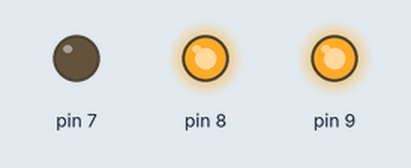
Recording of a sketch running on a simulated Arduino Uno, built with avr-gcc and run on an emulated ATmega328P. On the bench: output pins drawn as LEDs (lit = HIGH).

Above: at 1.0 s.
At 3.0 s:
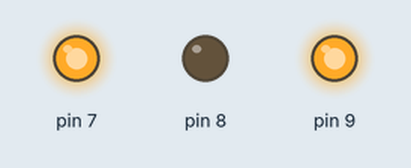
Timing chart, 0 to 4.6 s (numbered marks = the images above):
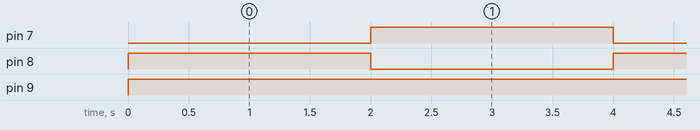

Measured:
- by itself, pin 7, pin 8: alternates HIGH for 2.0 s and LOW for 2.0 s
- by itself, pin 9: LOW → HIGH at 0.00 s

The sketch:

arduino_L298n.ino
```cpp
void setup() {

  // put your setup code here, to run once:
  pinMode(7,OUTPUT);
  pinMode(8,OUTPUT);
  pinMode(9,OUTPUT);


}

void loop() {
  // put your main code here, to run repeatedly:
  digitalWrite(8,HIGH);
  digitalWrite(7,LOW);
  digitalWrite(9,10);
  delay(2000);
  digitalWrite(7,HIGH);
  digitalWrite(8,LOW);
  digitalWrite(9,500);
  delay(2000);


}
```
